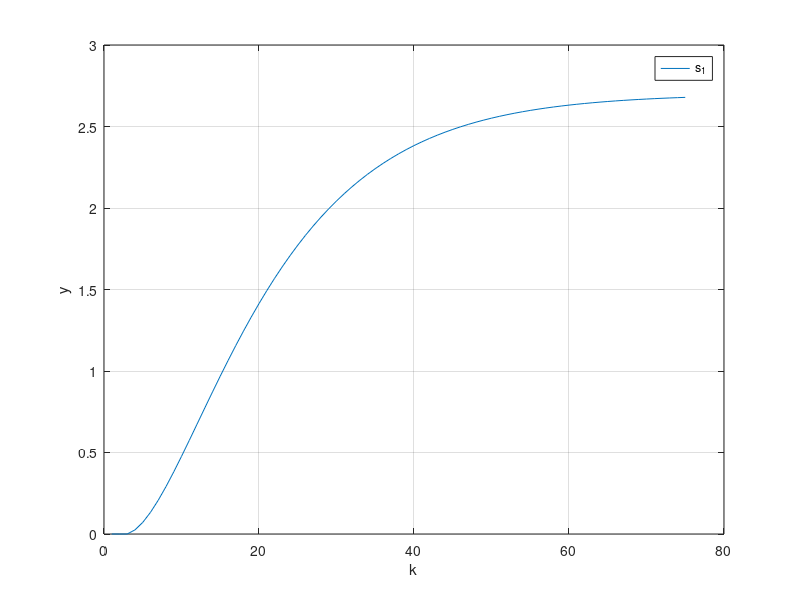

Write MATLAB code to recreate this figure. (Note: this script raises an error after producing the figure.)
addpath('../../../matlab2tikz-master/src/');
outputFile = 'WykresS1.tex';
load('s1.mat')
%y1 = dlmread('y1.csv','\t');
% y2 = dlmread('y2.csv','\t');
% y3 = dlmread('y3.csv','\t');
% u1 = dlmread('u1.csv','\t');
% u2 = dlmread('u2.csv','\t');
% u3 = dlmread('u3.csv','\t');
% u4 = dlmread('u4.csv','\t');
% y1zad = dlmread('y1_zad.csv','\t');
% y2zad = dlmread('y2_zad.csv','\t');
% y3zad = dlmread('y3_zad.csv','\t');


% figure(1);
% 
% 
% subplot(4,1, 1);
% plot(u1);
%  ylabel('u_1');
%  xlabel('k');
% grid on;
% 
% subplot(4,1, 2);
% plot(u2);
% ylabel('u_2');
%  xlabel('k');
% grid on;
% 
% subplot(4,1, 3);
% plot(u3);
% ylabel('u_3');
%  xlabel('k');
% grid on;
% 
% subplot(4,1, 4);
% plot(u4);
% ylabel('u_4');
%  xlabel('k');
% grid on;

%figure(2);

title('y');

%subplot(2,1, 1);
plot(s1aprox);
hold on;
%plot(yz1);
%plot(y2);
%plot(yz2);
ylabel('y');
xlabel('k');
legend('s_1','y_{1zad}','y_2','y_{2zad}','Location', 'NorthEast');
grid on;
%ylim([0 4]);

% 
% subplot(2,1, 2);
% plot(g1);
% hold on;
% plot(g2);
% ylabel('y');
% xlabel('k');
% legend('u_1','u_{2}','Location', 'NorthEast');
% grid on;
%ylim([0 4]);
%subplot(3,1, 3);

% plot(y3);
% hold on;
% plot(y3zad);
% ylabel('y');
% xlabel('k');
% legend('y_3','y_{3zad}','Location', 'NorthEast');
% grid on;
%ylim([0 4]);


% subplot(,1, 2);
% hold on;
% %stairs(x,u);
% plot(x,u);
% plot(x,u1);
% plot(x,u2);
% plot(x,u3);
% plot(x,u4);
% xlim([min(x) max(x)]);
% %title('u');
% %xlabel('k');
% ylabel('u');
% legend('u', 'Location', 'NorthEast');
% grid on;
% box on;

% subplot(3,1, 3);
% hold on;
% stairs(x,z);
% xlim([min(x) max(x)]);
% %title('z');
% xlabel('k');
% ylabel('z');
% legend('z', 'Location', 'NorthEast');
% grid on;
% box on;

% dwie linijki poni�ej zapewniaj� poprawne ustawienie wykresu w pdf-ie
% oraz pozwalaj� nazwa� wykres pod spodem
%beforeFigure = [sprintf('\\begin{figure}[H] \n\\centering')];
%afterFigure = [sprintf('\\caption{%s}\n\\end{figure}', title)];

matlab2tikz(outputFile, ...
    'showInfo', false, ...
    'encoding', 'UTF-8');
%    'extraCode', beforeFigure, ...
%    'extraCodeAtEnd', afterFigure);
hold off;
%close(1)
